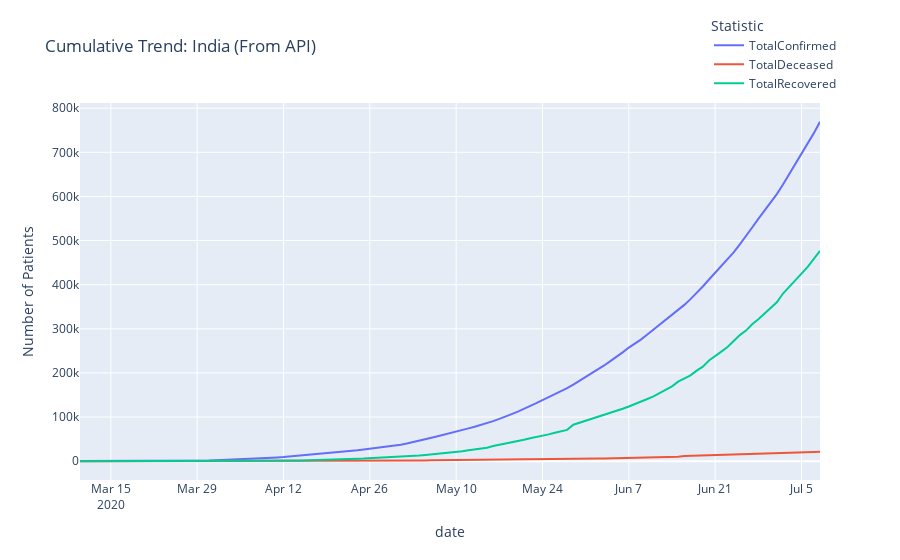

Here is the notebook cell this chart was saved with:
### Code cell
fig = india_data[['TotalConfirmed', 'TotalDeceased',
                  'TotalRecovered']].iloc[40:].plot(title=' Cumulative Trend: India (From API)')
fig.update_layout(yaxis=dict(title='Number of Patients'),
                  legend_title_text='Statistic', legend=dict(x=.85, y=1.24))
